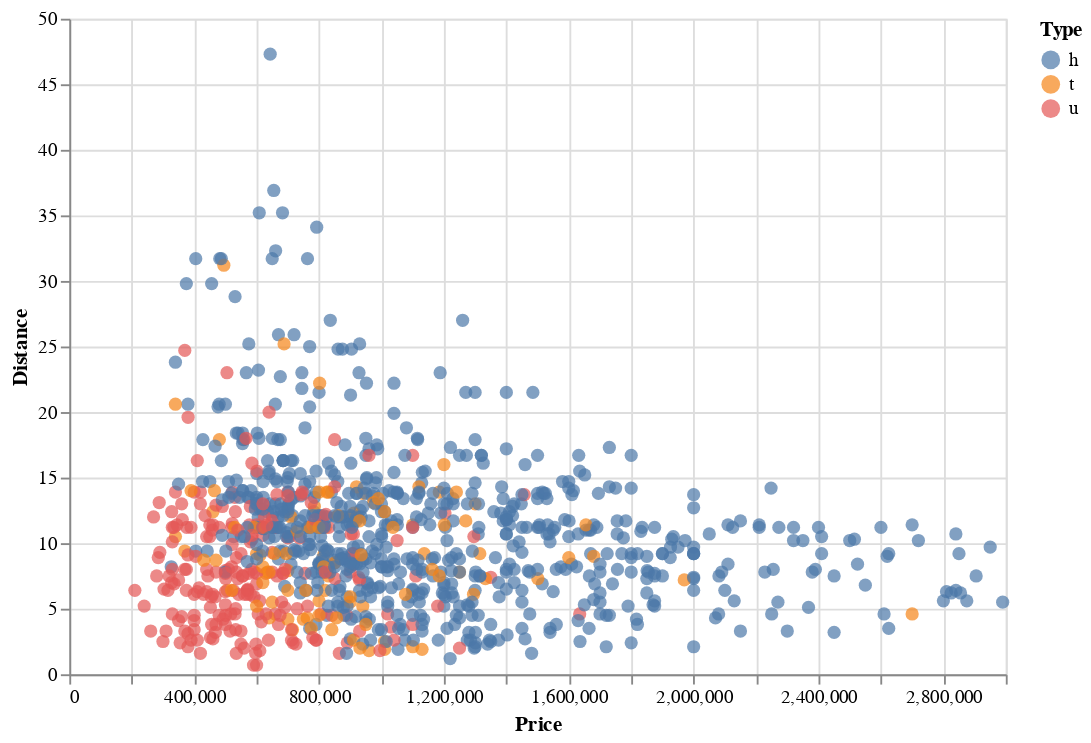

Notebook code cell kept with this figure:
### Code cell
alt.Chart(df).mark_circle(size=50).encode(
    x = 'Price',
    y = 'Distance',
    color = 'Type'
).properties(
    height = 350, width = 500
).add_selection(
    Selection
)

### Figure 1 — Vega-Lite specification as saved in the notebook (floating-point values rounded to 4 significant figures; data arrays with more than 128 entries replaced by an {"elided": "..."} marker saying what was removed)
{"config": {"view": {"continuousWidth": 400, "continuousHeight": 300}}, "data": {"name": "data-192ffdf84e60bfbf8da58d035624c103"}, "mark": {"type": "circle", "size": 50}, "encoding": {"color": {"type": "nominal", "field": "Type"}, "x": {"type": "quantitative", "field": "Price"}, "y": {"type": "quantitative", "field": "Distance"}}, "height": 350, "selection": {"selector001": {"type": "multi", "fields": ["Type"], "bind": "legend"}}, "width": 500, "$schema": "https://vega.github.io/schema/vega-lite/v4.8.1.json", "datasets": {"data-192ffdf84e60bfbf8da58d035624c103": {"elided": "1000 records"}}}
